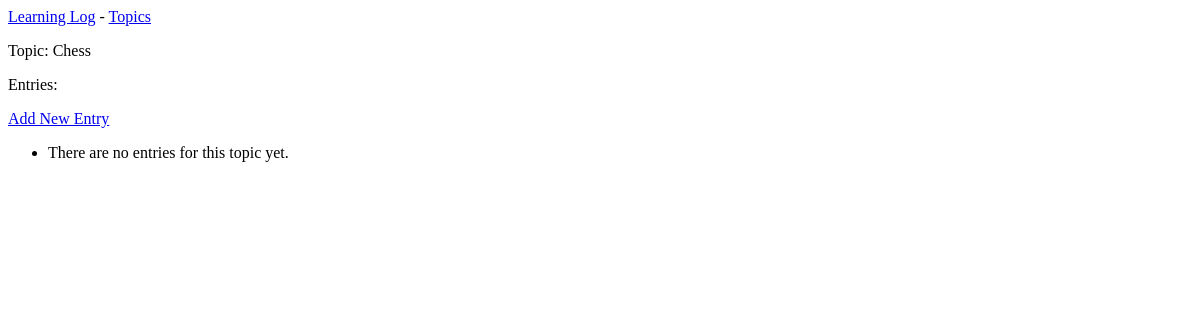
The app's page /topics/1/, older data.
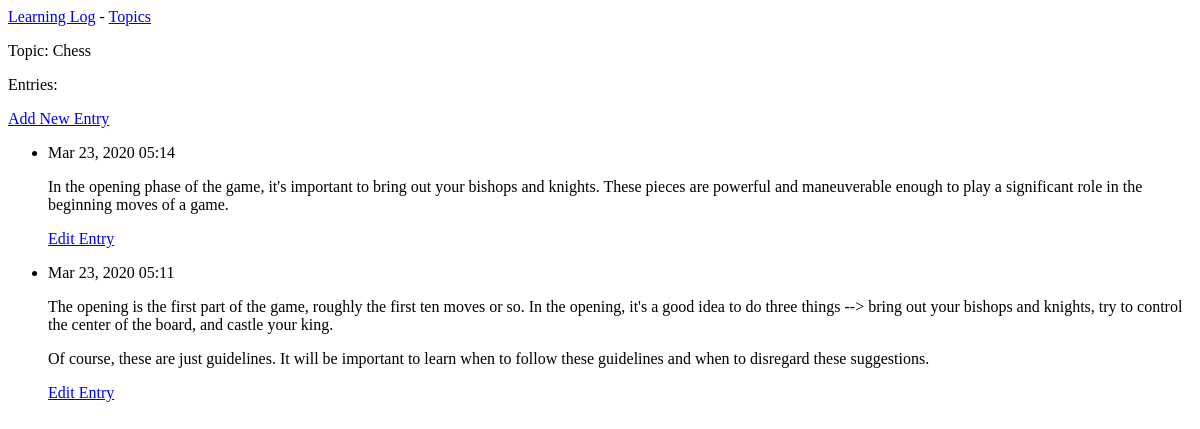
The same page, newer data.
### learning_logs/models.py (models this page shows, shortened)
class Topic(models.Model): # This is where we create the backbone. 'Model' is included with Django for model's functionality
    text = models.CharField(max_length=200) # this attribure 'text' takes in characters via 'CharField'
    date_added = models.DateTimeField(auto_now_add=True) # this attribute passes the current data and time
    def __str__(self): # this will return a string attribute inputted from the text attribute
        return self.text

class Entry(models.Model):
    topic = models.ForeignKey(Topic, on_delete=models.CASCADE) # This is how we connect a new entry to a previous class "Topic"
    text = models.TextField() # this does not have a size limit
    date_added = models.DateTimeField(auto_now_add=True) # this will present entries chronologically and timestamp them
    class Meta: # This tells Django that multiple entries will be called 'entries' instead of 'entrys'
        verbose_name_plural = 'entries'

### learning_logs/views.py (the view)
# urls.py: path('topics/<int:topic_id>/', views.topic, name='topic'),
def topic(request, topic_id): # whatever is captured in '/<int:topic_id>/' from urls.py will be stored in 'topic_id' function
    topic = Topic.objects.get(id=topic_id) # We get the the topic and store it in an ID
    entries = topic.entry_set.order_by('-date_added') # we get the entries associated with the topic and order them by date_added. The '-' reverses the order
    context = {'topic': topic, 'entries': entries} # we store the topics and entries into context
    return render(request, 'learning_logs/topic.html', context)

### learning_logs/templates/learning_logs/topic.html
{% extends 'learning_logs/base.html' %}
{% block content %}
<p>Topic: {{ topic }}</p>
<p>Entries:</p>
<p>
    <a href="{% url 'learning_logs:new_entry' topic.id %}">Add New Entry</a>
</p>
<ul>
    {% for entry in entries %}
    <li>
        <p>{{ entry.date_added|date:'M d, Y H:i' }}</p>
        <p>{{ entry.text|linebreaks }}</p>
        <p>
            <a href="{% url 'learning_logs:edit_entry' entry.id %}">Edit Entry</a>
        </p>
    </li>
    {% empty %}
    <li>There are no entries for this topic yet.</li>
    {% endfor %}
</ul>
{% endblock content %}

### learning_logs/templates/learning_logs/base.html
<p>
    <a href="{% url 'learning_logs:index' %}">Learning Log</a> -
    <a href="{% url 'learning_logs:topics' %}">Topics</a>
</p>
{% block content %}{% endblock content %}

Row changes from the older to the newer data that the page shows:
added Entry: date_added "Mar 23, 2020 05:14", text "In the opening phase of the game, it's important to bring out your bishops and knights. These pieces are powerful and maneuverable enough to play a significant role in the beginning moves of a game."
added Entry: date_added "Mar 23, 2020 05:11", text "The opening is the first part of the game, roughly the first ten moves or so. In the opening, it's a good idea to do three things --> bring out your bishops and knights, try to control the center of the board, and castle your king. Of course, these are just guidelines. It will be important to learn when to follow these guidelines and when to disregard these suggestions."
Text that changed along with them:
text no longer shown: "There are no entries for this topic yet."
